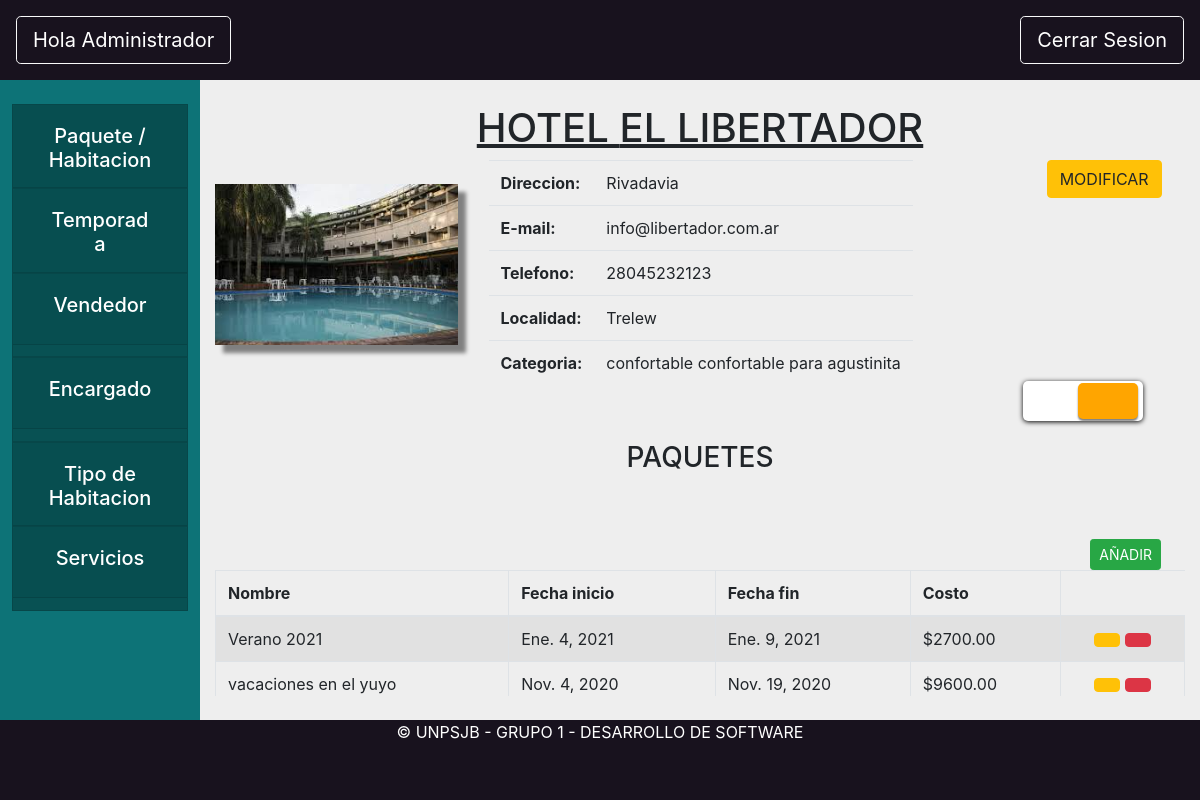
/hotel/vistaHotel/1, run on the app's committed database.
### hotel/models.py (models this page shows, shortened)
class Hotel(models.Model):
    objects = HotelManager.from_queryset(HotelQuerySet)()
    nombre = models.CharField(max_length=200)
    direccion = models.CharField(max_length=800)
    email = models.EmailField(max_length=200)
    telefono = models.CharField(max_length=200)
    localidad = models.ForeignKey(Localidad, on_delete=models.CASCADE)
    encargado= models.ForeignKey(Encargado, on_delete=models.CASCADE, null=True)
    categoria = models.ForeignKey(Categoria, on_delete=models.CASCADE)
    servicios = models.ManyToManyField(Servicio)
    tipos = models.ManyToManyField(TipoHabitacion, through='PrecioPorTipo', through_fields=('hotel', 'tipo'))
    vendedores = models.ManyToManyField(Vendedor)
    def es_hospedaje(self):
        return self.categoria.estrellas in [Categoria.ESTRELLA_A, Categoria.ESTRELLA_B, Categoria.ESTRELLA_C]
    def get_habitaciones(self):
        return Habitacion.objects.filter(hotel=self)
    def get_paquetes(self):
        return PaqueteTuristico.objects.filter(hotel=self)

class PaqueteTuristico(models.Model):
    nombre = models.CharField(max_length=200)
    coeficiente = models.DecimalField(max_digits=3, decimal_places=2)
    hotel = models.ForeignKey(Hotel, on_delete=models.CASCADE)
    inicio = models.DateField()
    fin = models.DateField()
    habitaciones = models.ManyToManyField(Habitacion)
    vendido = models.BooleanField(default=False)
    precio = models.DecimalField(max_digits=10, decimal_places=2)
    def actualizar_precio(self):
        self.precio=0
        habitaciones = Habitacion.objects.filter(paqueteturistico = self)
        for habitacion in habitaciones:
            self.precio += habitacion.precio_por_noche(self.inicio)
    def cantidad_dias(self):
        return abs(self.fin - self.inicio).days
    def get_costo(self):
        self.actualizar_precio()
        return "{0:.2f}".format((1-self.coeficiente) * (self.precio * self.cantidad_dias()))

class Habitacion(models.Model):
    hotel = models.ForeignKey(Hotel, related_name="habitaciones", on_delete=models.CASCADE)
    numero = models.PositiveSmallIntegerField() # 403 <Piso><Cuarto>
    tipo = models.ForeignKey(TipoHabitacion, on_delete=models.CASCADE)
    baja = models.BooleanField(default=False) #Baja Logica
    class Meta:
        unique_together = (('hotel', 'numero'), )
    def precio_por_noche(self, fecha):
        precio_por_tipo = self.hotel.tarifario.filter(tipo=self.tipo).first()
        if precio_por_tipo is None:
            raise Exception("No puedo calcular el precio")
        if self.hotel.temporadas.filter(inicio__lte=fecha, fin__gte=fecha).exists():
            return precio_por_tipo.alta
        return precio_por_tipo.baja
    def precio_temp_baja(self):
        precio_por_tipo = self.hotel.tarifario.filter(tipo=self.tipo).first()
        if precio_por_tipo is None:
            raise Exception("No puedo calcular el precio")
        return precio_por_tipo.baja
    def precio_temp_alta(self):
        precio_por_tipo = self.hotel.tarifario.filter(tipo=self.tipo).first()
        if precio_por_tipo is None:
            raise Exception("No puedo calcular el precio")
        return precio_por_tipo.alta

class PrecioPorTipo(models.Model):
    hotel = models.ForeignKey(Hotel, on_delete=models.CASCADE, related_name='tarifario')
    tipo = models.ForeignKey(TipoHabitacion, on_delete=models.CASCADE, related_name='hoteles')
    baja = models.DecimalField(decimal_places=2, max_digits=10, blank=True, null=True)
    alta = models.DecimalField(decimal_places=2, max_digits=10, blank=True, null=True)

### core/models.py (models this page shows, shortened)
class Localidad(models.Model):
    objects = LocalidadManager.from_queryset(LocalidadQuerySet)()
    nombre = models.CharField(max_length=200)
    provincia = models.ForeignKey(Provincia, on_delete=models.CASCADE)
    def __str__(self):
        return self.nombre

class Categoria(models.Model):
    ESTRELLA_A = 0
    ESTRELLA_B = 1
    ESTRELLA_C = 2
    ESTRELLA_1 = 3
    ESTRELLA_2 = 4
    ESTRELLA_3 = 5
    ESTRELLA_4 = 6
    ESTRELLA_5 = 7
    ESTRELLAS = (
        (ESTRELLA_A, "A"),
        (ESTRELLA_B, "B"),
        (ESTRELLA_C, "C"),
        (ESTRELLA_1, "Tourist"),
        (ESTRELLA_2, "Standard"),
        (ESTRELLA_3, "Comfort"),
        (ESTRELLA_4, "First Class"),
        (ESTRELLA_5, "Luxury"),
    )
    estrellas = models.PositiveSmallIntegerField(choices=ESTRELLAS)
    nombre = models.CharField(max_length=200)
    servicios = models.ManyToManyField(Servicio)
    def __str__(self):
        return self.nombre

class TipoHabitacion(models.Model):
    nombre = models.CharField(max_length=200)
    descripcion = models.CharField(max_length=800)
    pasajeros = models.PositiveSmallIntegerField()
    cuartos = models.PositiveSmallIntegerField(default = 0)
    def __str__(self):
        return self.nombre

### hotel/views.py (the view)
# urls.py: path('vistaHotel/<hotel>', hviews.detalleHotel, name="vistaHotel"),
def detalleHotel(request,hotel):
    hotelInstancia =get_object_or_404(Hotel, pk=hotel)
    return render(request, "hotel/vistaHotelAdmin.html",{"hotel":hotelInstancia })

### hotel/templates/hotel/vistaHotelAdmin.html (shortened to what this page needs)
{% extends 'base/base.html'%}
{% load static %}
{% block extra_css %}
<link rel="stylesheet" href="{% static '/css/vistaHotel.css' %}">
{% endblock extra_css %}
{% block header %}
<button onclick="location.href='/core/homeAdministrador'" style="text-decoration:none"
    class="rounded-1 btn btn-lg btn-outline-light text-white "> Hola Administrador</button>
{% endblock header %}
{% block tarjeta1 %}
<div class="card rounded-0">
    <div class="card-header" id="headingOne">
        <button onclick="location.href='{% url 'hotel:vistaHotel' hotel.pk %}'"
            class="btn btn-link btn-block text-white">
            <center>
                <h5> Paquete / Habitacion</h5>
            </center>
        </button>
    </div>
</div>
{% endblock tarjeta1 %}
{% block tarjeta2 %}
<div class="card rounded-0">
    <div class="card-header" id="headingOne">
        <button onclick="location.href='{% url 'hotel:temporadaHotel' hotel.pk %}'"
            class="btn btn-link btn-block text-white">
            <center>
                <h5> Temporada </h5>
            </center>
        </button>
    </div>
</div>
{% endblock tarjeta2 %}
{% block tarjeta3 %}
<div class="card rounded-0">
    <div class="card-header" id="headingOne">
        <button class="btn btn-link btn-block text-white">
            <center>
                <h5>Vendedor </h5>
            </center>
        </button>
    </div>
</div>
{% endblock tarjeta3 %}
{% block tarjeta4 %}
<div class="card rounded-0">
    <div class="card-header" id="headingOne">
        <button class="btn btn-link btn-block text-white">
            <center>
                <h5>Encargado </h5>
            </center>
        </button>
    </div>
</div>
{% endblock tarjeta4 %}
{% block tarjeta5 %}
<div class="card rounded-0">
    <div class="card-header" id="headingOne">
        <button onclick="location.href='{% url 'hotel:tipoHabitacionHotel' hotel.pk %}'"
            class="btn btn-link btn-block text-white">
            <center>
                <h5>Tipo de Habitacion </h5>
            </center>
        </button>
    </div>
</div>
{% endblock tarjeta5 %}
{% block tarjeta6 %}
<div class="card rounded-0">
    <div class="card-header" id="headingOne">
        <button class="btn btn-link btn-block text-white">
            <center>
                <h5> Servicios</h5>
            </center>
        </button>
    </div>
</div>
{% endblock tarjeta6 %}
{% block content %}
<div class="titulo">
    <h1>
        <center> <u> {%if hotel.es_hospedaje%} HOSPEDAJE {%else%} HOTEL {% endif %} {{hotel.nombre.upper}}</u> </center>
    </h1>
</div>
<div class="datosHotel">
    <div class="container">
        <div class="row">
            <div class="col-sm-3 lugarImagen">
                <img class="imagen" src="{% static '/media/hoteles/1.jpg' %}">
            </div>
            <div class="col-sm-7">
                <center>
                    <table class="table table-responsive tablaDatos">
                        <tr>
                            <th>Direccion:</th>
                            <td>{{hotel.direccion}}</td>
                        </tr>
                        <tr>
                            <th>E-mail:</th>
                            <td>{{hotel.email}}</td>
                        </tr>
                        <tr>
                            <th>Telefono:</th>
                            <td>{{hotel.telefono}}</td>
                        </tr>
                        <tr>
                            <th>Localidad:</th>
                            <td>{{hotel.localidad}}</td>
                        </tr>
                        <tr>
                            <th>Categoria:</th>
                            <td>{{hotel.categoria}}</td>
                        </tr>
                    </table>
                </center>
            </div>
            <div class="col-sm-2">
                <center>
                    <button type="button" class="btn btn-warning" data-toggle="modal" data-target="#modificarHotel"
                        onclick="abrir_modal('{% url 'hotel:modalModificarHotel' hotel.pk %}','#modificarHotel');">
                        MODIFICAR</button>
                </center>
            </div>
        </div>
    </div>
</div>
{% block datosVista %}
<div class="abajo">
    <div id="container">
        <div id="effect"></div>
    </div>
    <div class="formularioHotel" id="vistaPaquetes">
        <center>
            <h3 class="mb-5">PAQUETES</h3>
        </center>
        <table id="example2" class="table table-striped table-bordered tablaListaHabitacion">
            <button type="button" class="btn btn-success mt-3 mr-4 float-right btn-sm" data-toggle="modal"
                data-target="#crearLocalidad" onclick="">
                AÑADIR</button>
            <thead>
                <tr>
                    <th>Nombre</th>
                    <th>Fecha inicio</th>
                    <th>Fecha fin</th>
                    <th>Costo</th>
                </tr>
            </thead>
            <tbody>
                {% for paquete in hotel.get_paquetes %}
                <tr>
                    <td>{{paquete.nombre}}</td>
                    <td>{{paquete.inicio}}</td>
                    <td>{{paquete.fin}}</td>
                    <td>${{paquete.get_costo}}</td>
                    <td>
                        <center>
                            <button type="button" class="btn btn-warning" data-toggle="modal" data-target="" onclick="">
                            </button>
                            <button type="button" class="btn btn-danger" data-toggle="modal" data-target="" onclick="">
                            </button>
                        </center>
                    </td>
                </tr>
                {% endfor %}
            </tbody>
        </table>
    </div>
</div>
{% endblock datosVista %}
{% endblock content %}

### static/css/styleBase.css (style rules this page uses)
.card { background-color: #085153; height: 11%; }
.bodyComplete { background-color: #eeeeee; width: 100%; height: 100%; }

### static/css/vistaHotel.css (style rules this page uses)
.titulo { margin-top: 3vh; }
.lugarImagen { padding: 3vh 0 0 0; margin-left: 0 ; }
.imagen { box-shadow: 1vh 1vh 0.5vh grey; width: 100%; height: auto; }
.tablaDatos { margin-left: 2vh; }
div#container { height: 5vh; width: 15vh; box-shadow: 0px 1px 5px black; background-color: white; border-radius: 5px; position: relative; top: 25%; left: 89.5%; transform: translate(-50%, -50%); }
div#effect { position: absolute; top: 5%; width: 50%; right: 4%; height: 90%; box-shadow: 0px 2px 2px grey; z-index: -1; border-radius: 5px; background-color: orange; }

### data on the page
Hotel: nombre "EL LIBERTADOR", direccion "Rivadavia", email "info@libertador.com.ar", telefono "28045232123", localidad "Trelew", categoria "confortable confortable para agustinita"
PaqueteTuristico: nombre "Verano 2021", inicio "Ene. 4, 2021", fin "Ene. 9, 2021", get_costo "2700.00"
PaqueteTuristico: nombre "vacaciones en el yuyo", inicio "Nov. 4, 2020", fin "Nov. 19, 2020", get_costo "9600.00"
